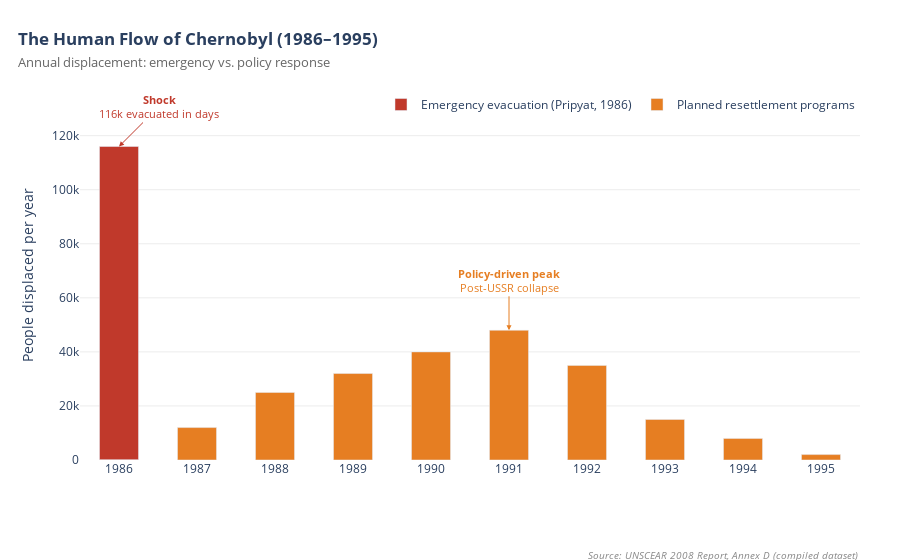

The notebook cell this image was saved under:
### Code cell
import pandas as pd
import plotly.graph_objects as go

from const import DATA_DIR

# =========================
# LOAD DATA
# =========================

human_flow_path = DATA_DIR / "migrations" / "chornobyl_human_flow.csv"

df = pd.read_csv(human_flow_path, encoding="utf-16", sep=",")
df.columns = df.columns.str.strip().str.lower().str.replace(" ", "_")

df = df.rename(columns={
    "year": "Year",
    "emergency_evacuation": "Emergency_Evacuation",
    "resettlement": "Resettlement"
})

# =========================
# FIGURE (NO DUAL AXIS)
# =========================
fig = go.Figure()

bar_width = 0.5  # Larghezza barra per coprire metà a sinistra e metà a destra

fig.add_bar(
    x=df["Year"],
    y=df["Emergency_Evacuation"],
    name="Emergency evacuation (Pripyat, 1986)",
    marker_color="#c0392b",
    width=[bar_width]*len(df["Year"]),
    offset=-bar_width/2
)

fig.add_bar(
    x=df["Year"],
    y=df["Resettlement"],
    name="Planned resettlement programs",
    marker_color="#e67e22",
    width=[bar_width]*len(df["Year"]),
    offset=bar_width/2-0.5
)

# =========================
# ANNOTATIONS (GUIDE THE EYE)
# =========================
fig.add_annotation(
    x=1986,
    y=116000,
    text="<b>Shock</b><br>116k evacuated in days",
    showarrow=True,
    arrowhead=2,
    arrowcolor="#c0392b",
    ax=40,
    ay=-40,
    font=dict(size=11, color="#c0392b")
)

fig.add_annotation(
    x=1991,
    y=48000,
    text="<b>Policy-driven peak</b><br>Post-USSR collapse",
    showarrow=True,
    arrowhead=2,
    arrowcolor="#e67e22",
    ax=0,
    ay=-50,
    font=dict(size=11, color="#e67e22")
)

# =========================
# LAYOUT
# =========================
fig.update_layout(
    title=dict(
        text="<b>The Human Flow of Chernobyl (1986–1995)</b><br>"
             "<span style='font-size:13px;color:#666'>Annual displacement: emergency vs. policy response</span>",
        x=0.02
    ),
    barmode="group",
    plot_bgcolor="white",
    paper_bgcolor="white",
    # width=1000,
    # height=550,
    margin=dict(l=80, r=40, t=90, b=100),
    legend=dict(
        orientation="h",
        x=1,
        y=1,
        xanchor="right",
        yanchor="top"
    ),
    font=dict(size=12)
)

fig.update_yaxes(
    title="People displaced per year",
    tickformat="~s",
    gridcolor="rgba(0,0,0,0.08)",
    zeroline=False,
    fixedrange=True
)

fig.update_xaxes(
    tickmode="linear",
    fixedrange=True,
    tickvals=df["Year"],
    ticktext=[str(y) for y in df["Year"]],
    ticklabelmode="centered" if hasattr(go.layout.xaxis, 'ticklabelmode') else None
)

# =========================
# SOURCE
# =========================
fig.add_annotation(
    text="<i>Source: UNSCEAR 2008 Report, Annex D (compiled dataset)</i>",
    xref="paper", yref="paper",
    x=1, y=-0.28,
    showarrow=False,
    xanchor="right",
    font=dict(size=10, color="#888")
)

fig.show()

### Figure 1 — Plotly figure (JSON) as saved in the notebook; plotly's stock layout.template omitted (floating-point values rounded to 4 significant figures)
{"data": [{"marker": {"color": "#c0392b"}, "name": "Emergency evacuation (Pripyat, 1986)", "offset": -0.25, "type": "bar", "width": [0.5, 0.5, 0.5, 0.5, 0.5, 0.5, 0.5, 0.5, 0.5, 0.5], "x": [1986, 1987, 1988, 1989, 1990, 1991, 1992, 1993, 1994, 1995], "y": [116000, 0, 0, 0, 0, 0, 0, 0, 0, 0]}, {"marker": {"color": "#e67e22"}, "name": "Planned resettlement programs", "offset": -0.25, "type": "bar", "width": [0.5, 0.5, 0.5, 0.5, 0.5, 0.5, 0.5, 0.5, 0.5, 0.5], "x": [1986, 1987, 1988, 1989, 1990, 1991, 1992, 1993, 1994, 1995], "y": [0, 12000, 25000, 32000, 40000, 48000, 35000, 15000, 8000, 2000]}], "layout": {"annotations": [{"arrowcolor": "#c0392b", "arrowhead": 2, "ax": 40, "ay": -40, "font": {"color": "#c0392b", "size": 11}, "showarrow": true, "text": "<b>Shock</b><br>116k evacuated in days", "x": 1986, "y": 116000}, {"arrowcolor": "#e67e22", "arrowhead": 2, "ax": 0, "ay": -50, "font": {"color": "#e67e22", "size": 11}, "showarrow": true, "text": "<b>Policy-driven peak</b><br>Post-USSR collapse", "x": 1991, "y": 48000}, {"font": {"color": "#888", "size": 10}, "showarrow": false, "text": "<i>Source: UNSCEAR 2008 Report, Annex D (compiled dataset)</i>", "x": 1, "xanchor": "right", "xref": "paper", "y": -0.28, "yref": "paper"}], "barmode": "group", "font": {"size": 12}, "legend": {"orientation": "h", "x": 1, "xanchor": "right", "y": 1, "yanchor": "top"}, "margin": {"b": 100, "l": 80, "r": 40, "t": 90}, "paper_bgcolor": "white", "plot_bgcolor": "white", "title": {"text": "<b>The Human Flow of Chernobyl (1986–1995)</b><br><span style='font-size:13px;color:#666'>Annual displacement: emergency vs. policy response</span>", "x": 0.02}, "xaxis": {"fixedrange": true, "tickmode": "linear", "ticktext": ["1986", "1987", "1988", "1989", "1990", "1991", "1992", "1993", "1994", "1995"], "tickvals": [1986, 1987, 1988, 1989, 1990, 1991, 1992, 1993, 1994, 1995]}, "yaxis": {"fixedrange": true, "gridcolor": "rgba(0,0,0,0.08)", "tickformat": "~s", "title": {"text": "People displaced per year"}, "zeroline": false}}}
